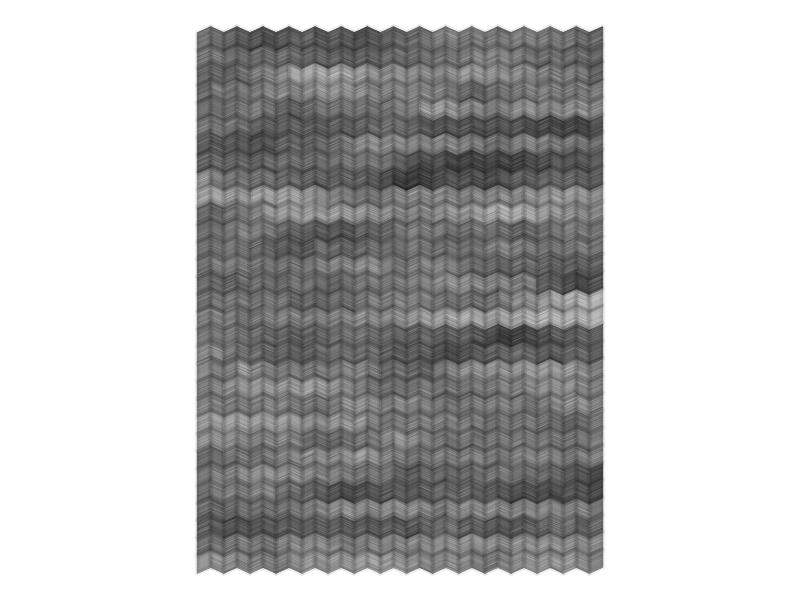
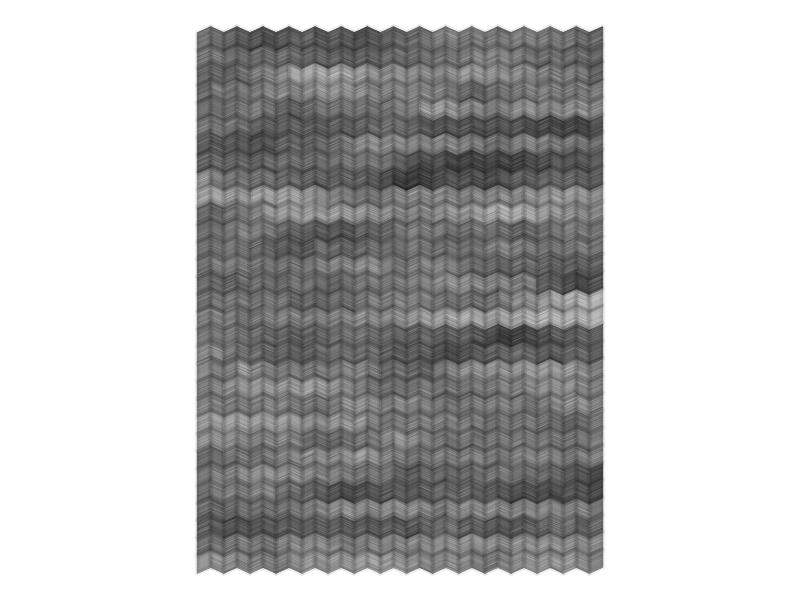

Write the R code that produced these figures, in order.
############################################
# 10 SEARCH FOR "ENO'S OBLIQUE STRATEGIES" #
# 20 OBTAIN ONE                            #
# 30 THAT IS YOUR PROMPT FOR TODAY         #
############################################
set.seed(31)

# http://stoney.sb.org/eno/oblique.html
# Emphasize repetitions

library(tidyverse)

knitting <- function(x_point, y_point, x_drop, y_drop, direction) {
  if(direction == "L") {
    data.frame(x = c(x_point - x_drop,
                     x_point,
                     x_point,
                     x_point - x_drop),
               y = c(y_point,
                     y_point - (1/3) * y_drop,
                     y_point - y_drop - (1/3) * y_drop,
                     y_point - y_drop),
               side = seq(1, 4))
  }
  else {
    data.frame(x = c(x_point - x_drop,
                     x_point,
                     x_point,
                     x_point - x_drop),
               y = c(y_point - (1/3) * y_drop,
                     y_point,
                     y_point - y_drop,
                     y_point - y_drop - (1/3) * y_drop),
               side = seq(1, 4)) 
  }
}

stranding <- function(x_point, y_point, x_drop, y_drop, direction) {
  if(direction == "L") {
    data.frame(x = x_point - x_drop,
               xend = x_point,
               y = seq(y_point, 
                       y_point - y_drop, 
                       length.out = 31),
               yend = seq(y_point - (1/3) * y_drop, 
                          y_point - y_drop - (1/3) * y_drop,
                          length.out = 31))
  }
  else {
    data.frame(x = x_point - x_drop,
               xend = x_point,
               y = seq(y_point - (1/3) * y_drop, 
                       y_point - y_drop - (1/3) * y_drop, 
                       length.out = 31),
               yend = seq(y_point, 
                          y_point - y_drop,
                          length.out = 31))
  }
}

df <- expand_grid(x_point = seq(1, 31),
                  y_point = seq(1, 31)) %>%
  mutate(stitch = row_number(),
         x_drop = .75,
         y_drop = 1,
         x_point = x_point * .75) %>%
  arrange(y_point, x_point) %>%
  mutate(x_point = if_else(y_point %% 2 == 0, 
                           max(x_point) - x_point + x_drop, x_point)) %>%
  mutate(direction = c('L', 'R')[(x_point * 1/.75) %% 2 + 1]) %>%
  mutate(color_value = arima.sim(n = 31 * 31,
                           model = list(ar = c((1 - 1/31), -1/31), 
                                        ma = c((1 - 1/31), -1/31)))) %>%
  mutate(color_value = 
           (color_value - min(color_value)) / 
           (max(color_value) - min(color_value)) *
           50 + 25) %>%
  mutate(color = hcl(h = 0, c = 0, l = color_value)) 

background <- df %>%
  rowwise() %>%
  mutate(knit = pmap(.l = list(x_point, y_point, x_drop, y_drop, direction),
                                 .f = knitting)) %>%
  unnest(knit)

strands <- df %>%
  rowwise() %>%
  mutate(knit = pmap(.l = list(x_point, y_point, x_drop, y_drop, direction),
                     .f = stranding)) %>%
  unnest(knit) %>%
  rowwise() %>%
  mutate(color = hcl(h = 0, c = 0, l = rnorm(1, color_value, 5)))

ggplot(data = background,
       aes(x, y,
           group = stitch,
           color = color,
           fill = color)) +
  geom_polygon() +
  geom_segment(data = strands,
               aes(xend = xend,
                   yend = yend),
               lineend = "round") +
  geom_polygon(color = alpha("#000000", .05),
               fill = NA,
               size = 2) +
  geom_polygon(color = alpha("#000000", .05),
               fill = NA,
               size = 1) +
  scale_color_identity() +
  scale_fill_identity() +
  coord_equal() +
  theme_void()
ggsave("JAN_31.png",
       width = 5,
       height = 8,
       units = "in")